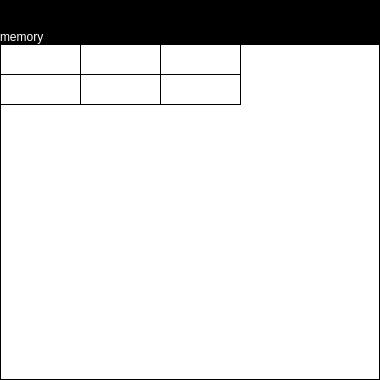
<?xml version="1.0" encoding="UTF-8"?>
<ui version="4.0">
 <class>TokenEditTab</class>
 <widget class="QWidget" name="TokenEditTab">
  <property name="geometry">
   <rect>
    <x>0</x>
    <y>0</y>
    <width>380</width>
    <height>380</height>
   </rect>
  </property>
  <property name="palette">
   <palette>
    <active>
     <colorrole role="Base">
      <brush brushstyle="SolidPattern">
       <color alpha="255">
        <red>255</red>
        <green>255</green>
        <blue>255</blue>
       </color>
      </brush>
     </colorrole>
     <colorrole role="Window">
      <brush brushstyle="SolidPattern">
       <color alpha="255">
        <red>0</red>
        <green>0</green>
        <blue>0</blue>
       </color>
      </brush>
     </colorrole>
    </active>
    <inactive>
     <colorrole role="Base">
      <brush brushstyle="SolidPattern">
       <color alpha="255">
        <red>255</red>
        <green>255</green>
        <blue>255</blue>
       </color>
      </brush>
     </colorrole>
     <colorrole role="Window">
      <brush brushstyle="SolidPattern">
       <color alpha="255">
        <red>0</red>
        <green>0</green>
        <blue>0</blue>
       </color>
      </brush>
     </colorrole>
    </inactive>
    <disabled>
     <colorrole role="Base">
      <brush brushstyle="SolidPattern">
       <color alpha="255">
        <red>0</red>
        <green>0</green>
        <blue>0</blue>
       </color>
      </brush>
     </colorrole>
     <colorrole role="Window">
      <brush brushstyle="SolidPattern">
       <color alpha="255">
        <red>0</red>
        <green>0</green>
        <blue>0</blue>
       </color>
      </brush>
     </colorrole>
    </disabled>
   </palette>
  </property>
  <property name="windowTitle">
   <string>Form</string>
  </property>
  <layout class="QGridLayout" name="gridLayout">
   <property name="leftMargin">
    <number>0</number>
   </property>
   <property name="topMargin">
    <number>0</number>
   </property>
   <property name="rightMargin">
    <number>0</number>
   </property>
   <property name="bottomMargin">
    <number>0</number>
   </property>
   <property name="spacing">
    <number>0</number>
   </property>
   <item row="0" column="0" colspan="2">
    <widget class="TokenEditWidget" name="tokenEditWidget">
     <property name="enabled">
      <bool>true</bool>
     </property>
     <property name="minimumSize">
      <size>
       <width>380</width>
       <height>30</height>
      </size>
     </property>
     <property name="maximumSize">
      <size>
       <width>380</width>
       <height>30</height>
      </size>
     </property>
     <property name="palette">
      <palette>
       <active>
        <colorrole role="Base">
         <brush brushstyle="SolidPattern">
          <color alpha="255">
           <red>0</red>
           <green>0</green>
           <blue>0</blue>
          </color>
         </brush>
        </colorrole>
       </active>
       <inactive>
        <colorrole role="Base">
         <brush brushstyle="SolidPattern">
          <color alpha="255">
           <red>0</red>
           <green>0</green>
           <blue>0</blue>
          </color>
         </brush>
        </colorrole>
       </inactive>
       <disabled>
        <colorrole role="Base">
         <brush brushstyle="SolidPattern">
          <color alpha="255">
           <red>152</red>
           <green>152</green>
           <blue>152</blue>
          </color>
         </brush>
        </colorrole>
       </disabled>
      </palette>
     </property>
     <property name="frameShape">
      <enum>QFrame::NoFrame</enum>
     </property>
     <property name="lineWidth">
      <number>0</number>
     </property>
     <property name="cursorWidth">
      <number>6</number>
     </property>
    </widget>
   </item>
   <item row="1" column="0">
    <widget class="QLabel" name="tokenMemoryLabel">
     <property name="enabled">
      <bool>true</bool>
     </property>
     <property name="minimumSize">
      <size>
       <width>380</width>
       <height>0</height>
      </size>
     </property>
     <property name="maximumSize">
      <size>
       <width>380</width>
       <height>16777215</height>
      </size>
     </property>
     <property name="palette">
      <palette>
       <active>
        <colorrole role="WindowText">
         <brush brushstyle="SolidPattern">
          <color alpha="255">
           <red>255</red>
           <green>255</green>
           <blue>255</blue>
          </color>
         </brush>
        </colorrole>
        <colorrole role="Base">
         <brush brushstyle="SolidPattern">
          <color alpha="255">
           <red>255</red>
           <green>255</green>
           <blue>255</blue>
          </color>
         </brush>
        </colorrole>
        <colorrole role="Window">
         <brush brushstyle="SolidPattern">
          <color alpha="255">
           <red>0</red>
           <green>0</green>
           <blue>0</blue>
          </color>
         </brush>
        </colorrole>
       </active>
       <inactive>
        <colorrole role="WindowText">
         <brush brushstyle="SolidPattern">
          <color alpha="255">
           <red>255</red>
           <green>255</green>
           <blue>255</blue>
          </color>
         </brush>
        </colorrole>
        <colorrole role="Base">
         <brush brushstyle="SolidPattern">
          <color alpha="255">
           <red>255</red>
           <green>255</green>
           <blue>255</blue>
          </color>
         </brush>
        </colorrole>
        <colorrole role="Window">
         <brush brushstyle="SolidPattern">
          <color alpha="255">
           <red>0</red>
           <green>0</green>
           <blue>0</blue>
          </color>
         </brush>
        </colorrole>
       </inactive>
       <disabled>
        <colorrole role="WindowText">
         <brush brushstyle="SolidPattern">
          <color alpha="255">
           <red>103</red>
           <green>102</green>
           <blue>100</blue>
          </color>
         </brush>
        </colorrole>
        <colorrole role="Base">
         <brush brushstyle="SolidPattern">
          <color alpha="255">
           <red>0</red>
           <green>0</green>
           <blue>0</blue>
          </color>
         </brush>
        </colorrole>
        <colorrole role="Window">
         <brush brushstyle="SolidPattern">
          <color alpha="255">
           <red>152</red>
           <green>152</green>
           <blue>152</blue>
          </color>
         </brush>
        </colorrole>
       </disabled>
      </palette>
     </property>
     <property name="autoFillBackground">
      <bool>true</bool>
     </property>
     <property name="frameShape">
      <enum>QFrame::NoFrame</enum>
     </property>
     <property name="frameShadow">
      <enum>QFrame::Plain</enum>
     </property>
     <property name="lineWidth">
      <number>4</number>
     </property>
     <property name="midLineWidth">
      <number>0</number>
     </property>
     <property name="text">
      <string>memory</string>
     </property>
     <property name="margin">
      <number>4</number>
     </property>
    </widget>
   </item>
   <item row="2" column="0" colspan="2">
    <widget class="QTableWidget" name="tableWidget">
     <attribute name="horizontalHeaderVisible">
      <bool>false</bool>
     </attribute>
     <attribute name="horizontalHeaderDefaultSectionSize">
      <number>80</number>
     </attribute>
     <attribute name="verticalHeaderVisible">
      <bool>false</bool>
     </attribute>
     <attribute name="verticalHeaderDefaultSectionSize">
      <number>30</number>
     </attribute>
     <row>
      <property name="text">
       <string>New Row</string>
      </property>
     </row>
     <row>
      <property name="text">
       <string>New Row</string>
      </property>
     </row>
     <column>
      <property name="text">
       <string>address</string>
      </property>
     </column>
     <column>
      <property name="text">
       <string>variables</string>
      </property>
     </column>
     <column>
      <property name="text">
       <string>hex-code</string>
      </property>
     </column>
     <item row="0" column="0">
      <property name="text">
       <string/>
      </property>
     </item>
    </widget>
   </item>
  </layout>
 </widget>
 <customwidgets>
  <customwidget>
   <class>TokenEditWidget</class>
   <extends>QTextEdit</extends>
   <header>Gui/TokenEditWidget.h</header>
  </customwidget>
 </customwidgets>
 <resources/>
 <connections/>
</ui>
